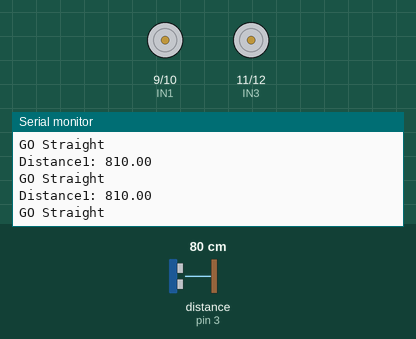
This sketch was run on a simulated Arduino Uno, built with avr-gcc and run on an emulated ATmega328P. On the bench: motor-driver pin pairs drawn as motors (green arrow = first pin HIGH = forward, orange = second pin HIGH = backward, longer = more drive, scaled by the enable pin), the last lines printed to the serial monitor. The test bench sets the inputs (shaded band); at power-on: distance to the obstacle (sensor on pin 3) 80 cm. The echo pulse lasts 58.3 µs per cm.

Above: at 1.3 s.
1.4 s: distance to the obstacle (sensor on pin 3) set to 29 cm
At 1.9 s:
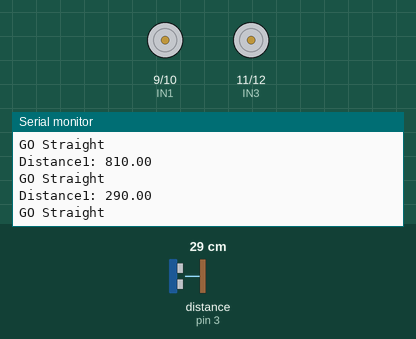
2.9 s: distance to the obstacle (sensor on pin 3) set to 23 cm
At 4.1 s:
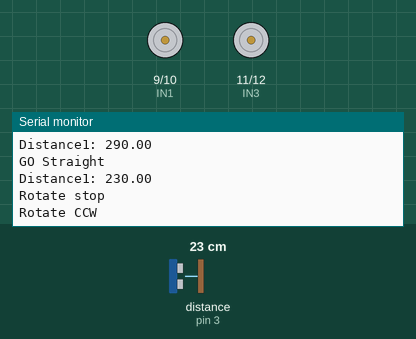
8.4 s: distance to the obstacle (sensor on pin 3) set to 2 cm
At 9.91 s:
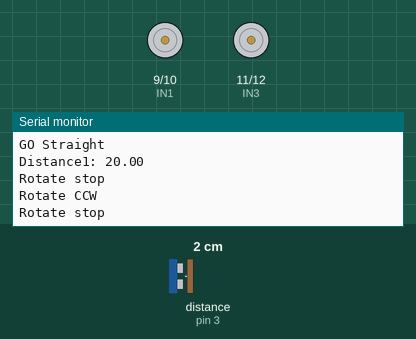
Timing chart, 0 to 11.4 s (numbered marks = the images above; inputs shaded):
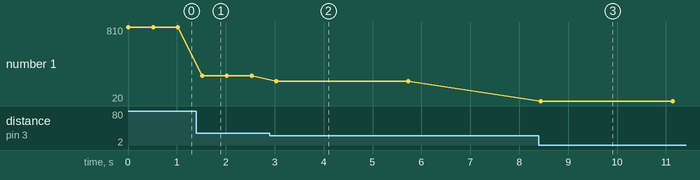

Measured:
- the behaviour switches between 26 and 25 cm on distance to the obstacle (sensor on pin 3) (found by bisection; images 1 and 2)
- after the input at 1.4 s, the serial monitor: prints a new line after 0.12 s (image 1)
- after the input at 2.9 s, the serial monitor: prints a new line after 0.13 s (image 2)
- after the input at 8.4 s, the serial monitor: prints a new line at once (image 3)
- plotted number 1: 810 → 290 after the input at 1.4 s, 290 → 230 after the input at 2.9 s, 230 → 20 after the input at 8.4 s

The sketch:

newping3_motor.ino
```cpp
///////////////////////////sonar////////////////////////
#include <NewPing.h>

#define SONAR_NUM 3      // Number of sensors.
#define MAX_DISTANCE 150 // Maximum distance (in cm) to ping.

#define Front 0
#define Left 1
#define Right 2


#define TRIG1 2 //초음파 센서 1번 Trig 핀 번호
#define ECHO1 3 //초음파 센서 1번 Echo 핀 번호

#define TRIG2 4 //초음파 센서 1번 Trig 핀 번호
#define ECHO2 5 //초음파 센서 1번 Echo 핀 번호

#define TRIG3 6 //초음파 센서 1번 Trig 핀 번호
#define ECHO3 7 //초음파 센서 1번 Echo 핀 번호
  NewPing sonar[SONAR_NUM] = {   // Sensor object array.
  NewPing(TRIG1, ECHO1, MAX_DISTANCE), // Each sensor's trigger pin, echo pin, and max distance to ping.
  NewPing(TRIG2, ECHO2, MAX_DISTANCE),
  NewPing(TRIG3, ECHO3, MAX_DISTANCE)
};
///////////////////// L298 ////////////////////////////
#define ENA  8
#define IN1  9
#define IN2  10
#define IN3  11
#define IN4  12
#define ENB  13


void setup() {
  // put your setup code here, to run once:
  //pinMode (TRIG1, OUTPUT);
  //pinMode (ECHO1, INPUT);

  //pinMode (TRIG2, OUTPUT);
  //pinMode (ECHO2, INPUT);

  //pinMode (TRIG3, OUTPUT);
  //pinMode (ECHO3, INPUT);


  pinMode (ENA, OUTPUT);
  pinMode (IN1, OUTPUT);
  pinMode (IN2, OUTPUT);

  pinMode (IN3, OUTPUT);
  pinMode (IN4, OUTPUT);
  pinMode (ENB, OUTPUT);


  Serial.begin(115200); // 통신 속도를 115200으로 정의함

}

long sonar_front (void) // 초음파 센서 1번 측정 함수
{
  long duration, distance;
  digitalWrite(TRIG1, HIGH);
  delayMicroseconds(10);
  digitalWrite(TRIG1, LOW);
  duration = pulseIn(ECHO1, HIGH);
  distance = ( (float) (340*duration)/1000)/2;
  return distance;

}

long sonar2 (void) // 초음파 센서 1번 측정 함수
{
  long duration, distance;
  digitalWrite(TRIG2, HIGH);
  delayMicroseconds(10);
  digitalWrite(TRIG2, LOW);
  duration = pulseIn(ECHO2, HIGH);
  distance = ( (float) (340*duration)/1000)/2;
  return distance;

}

long sonar3 (void) // 초음파 센서 1번 측정 함수
{
  long duration, distance;
  digitalWrite(TRIG3, HIGH);
  delayMicroseconds(10);
  digitalWrite(TRIG3, LOW);
  duration = pulseIn(ECHO3, HIGH);
  distance = ( (float) (340*duration)/1000)/2;
  return distance;

}

void motor_A_control(int direction_a, int motor_speed_a) //모터 A의 방향 (direction)과 속도(speed)제어
{
   if(direction_a == HIGH)
   {
     digitalWrite(IN1,HIGH);               //모터의 방향 제어
     digitalWrite(IN2,LOW);
     analogWrite(ENA,motor_speed_a);       //모터의 속도 제어
  }
  else
  {
     digitalWrite(IN1,LOW);
     digitalWrite(IN2,HIGH);
     analogWrite(ENA,motor_speed_a);

  }
}
  void motor_B_control(int direction_b, int motor_speed_b) //모터 B의 방향 (direction)과 속도(speed)제어
{
   if(direction_b == HIGH)
   {
     digitalWrite(IN3,HIGH);               //모터의 방향 제어
     digitalWrite(IN4,LOW);
     analogWrite(ENB,motor_speed_b);       //모터의 속도 제어
  }
  else
  {
     digitalWrite(IN3,LOW);
     digitalWrite(IN4,HIGH);
     analogWrite(ENB,motor_speed_b);

  }
}
void loop()
{
  // put your main code here, to run repeatedly:

  //Serial.print ("Duration: ");
  //Serial.println (duration);
  float front_sonar   =0.0;
  float left_sonar    =0.0;
  float right_sonar   =0.0;

  front_sonar = sonar[Front].ping_cm()*10;
  if(front_sonar == 0.0) front_sonar = MAX_DISTANCE;

  Serial.print ("Distance1: ");
  Serial.println(front_sonar);

  //Serial.print ("Distance2: ");
  //Serial.println(sonar2 ());

  //Serial.print ("Distance3: ");
  //Serial.println(sonar3 ());

 if(front_sonar <= 250.0)
 {
  // 180도 회전 반회전 시계 방향으로 회전
  //정지
  /*Serial.println("Rotate stop");
  motor_A_control(LOW,0);  // 오른쪽 정지
  motor_B_control(HIGH,0);   // 왼쪽은 정지
 delay(500);                // 일정한 시간 동안 정지
   Serial.println("Rotate CCW");
    motor_A_control(LOW,70);  // 오른쪽 후진
    motor_B_control(HIGH,100);  // 왼쪽은 전진
   delay(1240);                 //일정한 시간 동안 회전
  Serial.println("Rotate stop");
  motor_A_control(LOW,0);  // 오른쪽 정지
  motor_B_control(HIGH,0);   // 왼쪽은 정지
 delay(500);  */              // 일정한 시간 동안 정지
 /*// 90도 회전 시계 방향으로 회전
 // 90도 회전 반시계 방향으로 회전
   Serial.println("Rotate stop");
   motor_A_control(LOW,0);  // 오른쪽 정지
   motor_B_control(HIGH,0);   // 왼쪽은 정지
   delay(500);                // 일정한 시간 동안 정지
   Serial.println("Rotate CCW");
   motor_A_control(LOW,100);  // 오른쪽 후진
   motor_B_control(HIGH,70);  // 왼쪽은 전진
   delay(700);                 //일정한 시간 동안 회전
   Serial.println("Rotate stop");
   motor_A_control(LOW,0);  // 오른쪽 정지
   motor_B_control(HIGH,0);   // 왼쪽은 정지
   delay(500);   */             // 일정한 시간 동안 정지
   // 90도 회전 시계 방향으로 회전
   // 90도 회전 반시계 방향으로 회전
   Serial.println("Rotate stop");
   motor_B_control(LOW,0);  // 오른쪽 정지
   motor_A_control(HIGH,0);   // 왼쪽은 정지
   delay(500);                // 일정한 시간 동안 정지
   Serial.println("Rotate CCW");
   motor_B_control(LOW,100);  // 오른쪽 후진
   motor_A_control(HIGH,70);  // 왼쪽은 전진
   delay(700);                 //일정한 시간 동안 회전
   Serial.println("Rotate stop");
   motor_A_control(LOW,0);  // 오른쪽 정지
   motor_B_control(HIGH,0);   // 왼쪽은 정지
   delay(500);
   //직진
  Serial.println("GO Straight");
    motor_A_control(HIGH,50);
    motor_B_control(HIGH,67);
    // 일정한 시간 동안 정지
    delay(500);
 }
  else
  {
    //직진
  Serial.println("GO Straight");
    motor_A_control(HIGH,50);
    motor_B_control(HIGH,67);
}
    //motor_A_control(HIGH,100);
    //motor_B_control(HIGH,100);
  delay(500);
}
```
